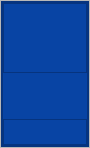
     <widget class="QFrame" name="contenedor_contenedores">
      <property name="minimumSize">
       <size>
        <width>90</width>
        <height>0</height>
       </size>
      </property>
      <property name="maximumSize">
       <size>
        <width>0</width>
        <height>16777215</height>
       </size>
      </property>
      <property name="frameShape">
       <enum>QFrame::StyledPanel</enum>
      </property>
      <property name="frameShadow">
       <enum>QFrame::Raised</enum>
      </property>
      <layout class="QHBoxLayout" name="horizontalLayout_9">
       <property name="spacing">
        <number>0</number>
       </property>
       <property name="leftMargin">
        <number>0</number>
       </property>
       <property name="topMargin">
        <number>0</number>
       </property>
       <property name="rightMargin">
        <number>0</number>
       </property>
       <property name="bottomMargin">
        <number>0</number>
       </property>
       <item>
        <widget class="QFrame" name="frm_contnedor_primer_menu">
         <property name="minimumSize">
          <size>
           <width>0</width>
           <height>0</height>
          </size>
         </property>
         <property name="maximumSize">
          <size>
           <width>90</width>
           <height>16777215</height>
          </size>
         </property>
         <property name="styleSheet">
          <string notr="true">background-color: rgb(8, 68, 164);</string>
         </property>
         <property name="frameShape">
          <enum>QFrame::StyledPanel</enum>
         </property>
         <property name="frameShadow">
          <enum>QFrame::Raised</enum>
         </property>
         <layout class="QHBoxLayout" name="horizontalLayout_3">
          <property name="spacing">
           <number>0</number>
          </property>
          <property name="leftMargin">
           <number>0</number>
          </property>
          <property name="topMargin">
           <number>0</number>
          </property>
          <property name="rightMargin">
           <number>0</number>
          </property>
          <property name="bottomMargin">
           <number>0</number>
          </property>
          <item>
           <widget class="QFrame" name="frm_primer_menu">
            <property name="minimumSize">
             <size>
              <width>0</width>
              <height>0</height>
             </size>
            </property>
            <property name="frameShape">
             <enum>QFrame::StyledPanel</enum>
            </property>
            <property name="frameShadow">
             <enum>QFrame::Raised</enum>
            </property>
            <layout class="QVBoxLayout" name="verticalLayout_2">
             <property name="spacing">
              <number>0</number>
             </property>
             <property name="leftMargin">
              <number>0</number>
             </property>
             <property name="topMargin">
              <number>0</number>
             </property>
             <property name="rightMargin">
              <number>0</number>
             </property>
             <property name="bottomMargin">
              <number>0</number>
             </property>
             <item>
              <widget class="QFrame" name="frm_botonera">
               <property name="frameShape">
                <enum>QFrame::StyledPanel</enum>
               </property>
               <property name="frameShadow">
                <enum>QFrame::Raised</enum>
               </property>
               <layout class="QVBoxLayout" name="verticalLayout_3">
                <item>
                 <widget class="QWidget" name="frm_cont_home" native="true">
                  <layout class="QHBoxLayout" name="horizontalLayout_4">
                   <property name="spacing">
                    <number>0</number>
                   </property>
                   <property name="leftMargin">
                    <number>0</number>
                   </property>
                   <property name="topMargin">
                    <number>0</number>
                   </property>
                   <property name="rightMargin">
                    <number>0</number>
                   </property>
                   <property name="bottomMargin">
                    <number>0</number>
                   </property>
                   <item>
                    <widget class="QPushButton" name="btn_home">
                     <property name="text">
                      <string/>
                     </property>
                     <property name="icon">
                      <iconset>
                       <normaloff>:/icons/icons/house.png</normaloff>:/icons/icons/house.png</iconset>
                     </property>
                     <property name="iconSize">
                      <size>
                       <width>32</width>
                       <height>50</height>
                      </size>
                     </property>
                     <property name="checkable">
                      <bool>false</bool>
                     </property>
                     <property name="autoRepeat">
                      <bool>false</bool>
                     </property>
                     <property name="flat">
                      <bool>true</bool>
                     </property>
                    </widget>
                   </item>
                  </layout>
                 </widget>
                </item>
                <item>
                 <widget class="QWidget" name="frm_cont_add" native="true">
                  <layout class="QVBoxLayout" name="verticalLayout_5">
                   <property name="spacing">
                    <number>0</number>
                   </property>
                   <property name="leftMargin">
                    <number>0</number>
                   </property>
                   <property name="topMargin">
                    <number>0</number>
                   </property>
                   <property name="rightMargin">
                    <number>0</number>
                   </property>
                   <property name="bottomMargin">
                    <number>0</number>
                   </property>
                   <item>
                    <widget class="QPushButton" name="btn_add">
                     <property name="text">
                      <string/>
                     </property>
                     <property name="icon">
                      <iconset>
                       <normaloff>:/icons/icons/follow.png</normaloff>:/icons/icons/follow.png</iconset>
                     </property>
                     <property name="iconSize">
                      <size>
                       <width>32</width>
                       <height>50</height>
                      </size>
                     </property>
                     <property name="flat">
                      <bool>true</bool>
                     </property>
                    </widget>
                   </item>
                  </layout>
                 </widget>
                </item>
               </layout>
              </widget>
             </item>
             <item>
              <widget class="QFrame" name="frm_botonera2">
               <property name="frameShape">
                <enum>QFrame::NoFrame</enum>
               </property>
               <property name="frameShadow">
                <enum>QFrame::Raised</enum>
               </property>
               <layout class="QVBoxLayout" name="verticalLayout_4">
                <item>
                 <widget class="QWidget" name="frm_cont_ges" native="true">
                  <layout class="QVBoxLayout" name="verticalLayout_6">
                   <property name="spacing">
                    <number>0</number>
                   </property>
                   <property name="leftMargin">
                    <number>0</number>
                   </property>
                   <property name="topMargin">
                    <number>0</number>
                   </property>
                   <property name="rightMargin">
                    <number>0</number>
                   </property>
                   <property name="bottomMargin">
                    <number>0</number>
                   </property>
                   <item>
                    <widget class="QPushButton" name="btn_gestion">
                     <property name="text">
                      <string/>
                     </property>
                     <property name="icon">
                      <iconset>
                       <normaloff>icons/gestion-de-producto.png</normaloff>icons/gestion-de-producto.png</iconset>
                     </property>
                     <property name="iconSize">
                      <size>
                       <width>50</width>
                       <height>50</height>
                      </size>
                     </property>
                     <property name="flat">
                      <bool>true</bool>
                     </property>
                    </widget>
                   </item>
                  </layout>
                 </widget>
                </item>
                <item>
                 <widget class="QWidget" name="widget_4" native="true"/>
                </item>
               </layout>
              </widget>
             </item>
             <item>
              <widget class="QFrame" name="frame_3">
               <property name="frameShape">
                <enum>QFrame::StyledPanel</enum>
               </property>
               <property name="frameShadow">
                <enum>QFrame::Raised</enum>
               </property>
               <layout class="QVBoxLayout" name="verticalLayout_19">
                <item>
                 <widget class="QWidget" name="widget_6" native="true"/>
                </item>
                <item>
                 <widget class="QWidget" name="widget_7" native="true">
                  <layout class="QVBoxLayout" name="verticalLayout_20">
                   <property name="spacing">
                    <number>0</number>
                   </property>
                   <property name="leftMargin">
                    <number>0</number>
                   </property>
                   <property name="topMargin">
                    <number>0</number>
                   </property>
                   <property name="rightMargin">
                    <number>0</number>
                   </property>
                   <property name="bottomMargin">
                    <number>0</number>
                   </property>
                  </layout>
                 </widget>
                </item>
               </layout>
              </widget>
             </item>
            </layout>
           </widget>
          </item>
         </layout>
        </widget>
       </item>
      </layout>
     </widget>
